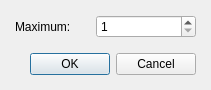
<?xml version="1.0" encoding="UTF-8"?>
<ui version="4.0">
 <class>DialogSetMaximum</class>
 <widget class="QDialog" name="DialogSetMaximum">
  <property name="geometry">
   <rect>
    <x>0</x>
    <y>0</y>
    <width>211</width>
    <height>90</height>
   </rect>
  </property>
  <property name="windowTitle">
   <string>Set maximum...</string>
  </property>
  <layout class="QGridLayout" name="gridLayout">
   <property name="leftMargin">
    <number>15</number>
   </property>
   <property name="topMargin">
    <number>10</number>
   </property>
   <property name="rightMargin">
    <number>15</number>
   </property>
   <property name="bottomMargin">
    <number>10</number>
   </property>
   <item row="0" column="0">
    <layout class="QVBoxLayout" name="verticalLayout">
     <property name="spacing">
      <number>15</number>
     </property>
     <item>
      <layout class="QHBoxLayout" name="horizontalLayout">
       <item>
        <widget class="QLabel" name="labelMaximum">
         <property name="text">
          <string>Maximum:</string>
         </property>
        </widget>
       </item>
       <item>
        <widget class="QSpinBox" name="spinBoxMaximum">
         <property name="minimumSize">
          <size>
           <width>100</width>
           <height>0</height>
          </size>
         </property>
         <property name="maximumSize">
          <size>
           <width>100</width>
           <height>16777215</height>
          </size>
         </property>
         <property name="minimum">
          <number>1</number>
         </property>
         <property name="maximum">
          <number>9999</number>
         </property>
        </widget>
       </item>
      </layout>
     </item>
     <item>
      <widget class="QDialogButtonBox" name="buttonBox">
       <property name="orientation">
        <enum>Qt::Horizontal</enum>
       </property>
       <property name="standardButtons">
        <set>QDialogButtonBox::Cancel|QDialogButtonBox::Ok</set>
       </property>
      </widget>
     </item>
    </layout>
   </item>
  </layout>
 </widget>
 <resources/>
 <connections>
  <connection>
   <sender>buttonBox</sender>
   <signal>rejected()</signal>
   <receiver>DialogSetMaximum</receiver>
   <slot>reject()</slot>
   <hints>
    <hint type="sourcelabel">
     <x>194</x>
     <y>74</y>
    </hint>
    <hint type="destinationlabel">
     <x>210</x>
     <y>89</y>
    </hint>
   </hints>
  </connection>
  <connection>
   <sender>buttonBox</sender>
   <signal>accepted()</signal>
   <receiver>DialogSetMaximum</receiver>
   <slot>accept()</slot>
   <hints>
    <hint type="sourcelabel">
     <x>194</x>
     <y>68</y>
    </hint>
    <hint type="destinationlabel">
     <x>157</x>
     <y>89</y>
    </hint>
   </hints>
  </connection>
 </connections>
</ui>
